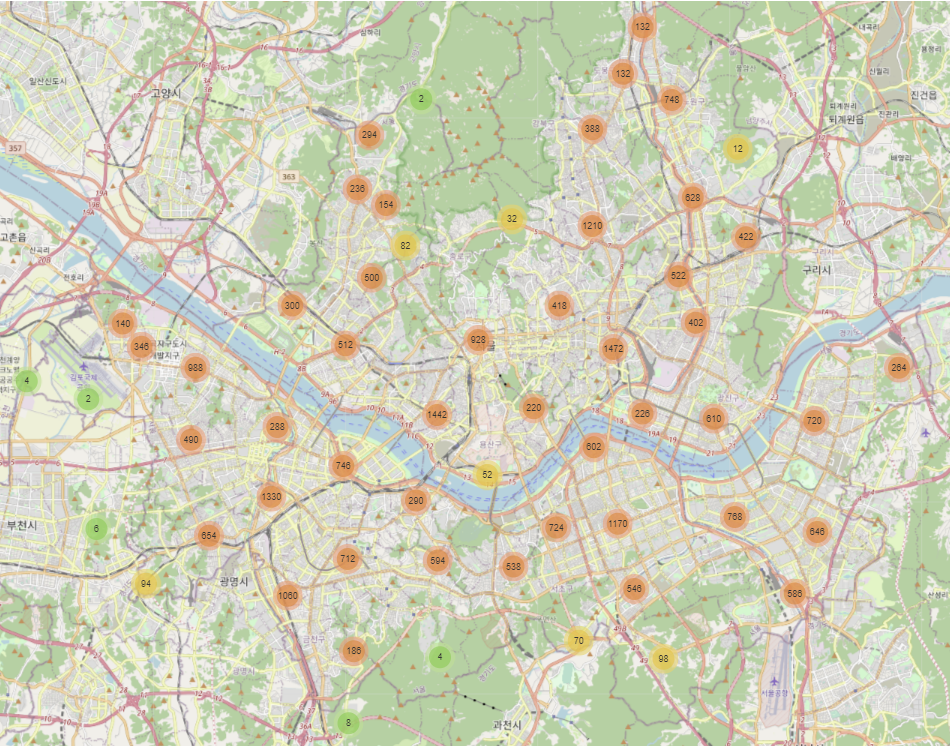

Recreate this plot in Python.
import folium
from folium.plugins import FastMarkerCluster
import pandas as pd
import streamlit as st
import base64


def main():
    st.title('데이터 시각화 프로젝트')
    st.subheader('서울특별시 전기차 충전소 위치🏁')
    st.markdown("---")
    # CSV 파일을 Pandas DataFrame으로 읽어들임
    df3 = pd.read_csv("서울특별시 전기차 충전소.csv")

    # 데이터프레임 출력
    st.header("서울특별시 전기차 충전소.csv 📄")
    st.dataframe(df3)
    st.markdown("---")
    st.header("서울특별시 전기차 충전소 지도 🗺")
    # Create a map centered on Seoul
    m = folium.Map(location=[37.566345, 126.977893], zoom_start=11)

    # Add markers for each charging station using FastMarkerCluster
    marker_cluster = FastMarkerCluster(data=list(zip(df3['lat'], df3['lon'])))
    marker_cluster.add_to(m)

    # Add popup to each marker
    for idx, row in df3.iterrows():
        popup = f"{row['stat_nm']}<br>{[row['addr']]}<br>{[row['charger_type']]}"
        tooltip = row['stat_nm']
        folium.Marker(
            location=[row['lat'], row['lon']],
            popup=popup,
            tooltip=tooltip,
        ).add_to(marker_cluster)

#     # Render map using Folium
#     folium_static(m)
#     st.markdown("---")

 # Render map using Folium
    folium_map(m)


def folium_map(m):
    # Generate HTML string of the map
    m.save("map.html")
    with open("map.html", "r") as f:
        html_string = f.read()

    # Display the map using st.write and iframe
    st.write(f'<iframe src="data:text/html;base64,{base64.b64encode(html_string.encode()).decode()}" '
             f'width="100%" height="500" frameborder="0" allowfullscreen></iframe>',
             unsafe_allow_html=True)

if __name__ == "__main__":
    main()
